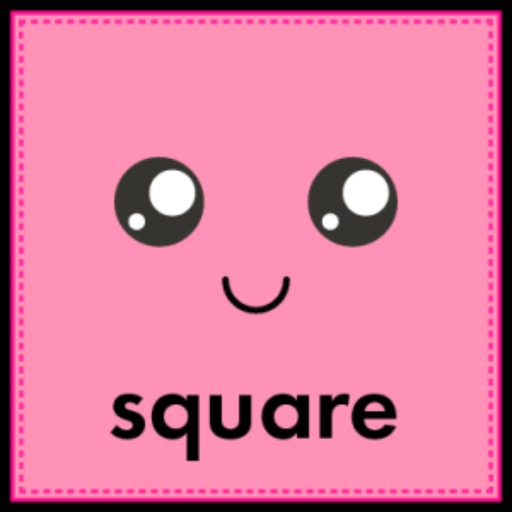
#> input picture lab3/img.jpg, 512 x 512 px
$ jupyter execute lab4.ipynb
#> lines starting #> are read from the running program, lines starting #| are printed output that depends on the picture
[cell 1]
from PIL import Image
import random
import numpy as np
import matplotlib.pyplot as plt
from time import perf_counter

from scipy.linalg import svd

from sklearn.utils.extmath import randomized_svd


class Node:
    def __init__(self, rank=None, side=None, sMin=None, tMin=None, U=None, V=None, D=None):
        self.next: list[Node] = []

        self.sMin: int = sMin
        self.tMin: int = tMin
        self.side: int = side

        self.rank: int = rank
        self.U: np.ndarray[float] = U
        self.D: np.ndarray[float] = D
        self.V: np.ndarray[float] = V


def CompressMatrix(
    A: np.ndarray[float],
    U: np.ndarray[float],
    D: np.ndarray[float],
    V: np.ndarray[float],
    r: int,
    sMin: int,
    tMin: int,
):
    if np.allclose(A, np.zeros(A.shape)):
        return Node(rank=0, side=A.shape[0], sMin=sMin, tMin=tMin)

    return Node(
        rank=r,
        side=A.shape[0],
        sMin=sMin,
        tMin=tMin,
        U=U[:, :r],
        D=D[:r],
        V=V[:r, :],
    )


def CreateTree(A: np.ndarray[float], r: int, eps: float, sMin: int = 0, tMin: int = 0):
    n = A.shape[0]
    U, D, V = randomized_svd(A, r + 1)
    if len(D) <= r or D[r] < eps:
        v = CompressMatrix(A, U, D, V, len(D), sMin, tMin)
    else:
        v = Node(rank=None, side=n, sMin=sMin, tMin=tMin)
        v.next.append(CreateTree(A[: n // 2, : n // 2], r, eps, sMin, tMin))
        v.next.append(CreateTree(A[n // 2 :, : n // 2], r, eps, sMin + n // 2, tMin))
        v.next.append(CreateTree(A[: n // 2, n // 2 :], r, eps, sMin, tMin + n // 2))
        v.next.append(CreateTree(A[n // 2 :, n // 2 :], r, eps, sMin + n // 2, tMin + n // 2))
    return v


# [88 lines left out: functions DrawTree, Decompress, not called in this run]
def read_image_from_path(path):
#> called with path = 'img.jpg'
    image = Image.open(path)
#> image is the input picture: PIL image 512x512 RGB; mean R, G, B 219.9, 122.5, 157.8
    image = image.convert('RGB')


    return np.asarray(image) / 255.0

def merge_RGB(red, green, blue):
    return np.stack((red, green, blue), axis=-1)

[cell 2]
original_image = read_image_from_path('img.jpg')

red_channel, green_channel, blue_channel = original_image[:, :, 0],original_image[:, :, 1], original_image[:, :, 2]
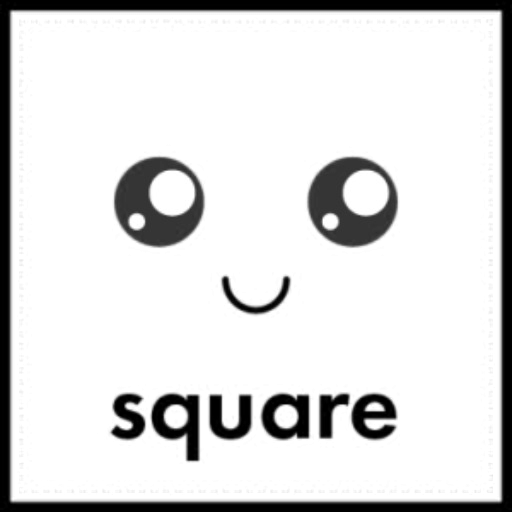
#> red_channel: shape (512, 512) float64; min 0, max 1, mean 0.862
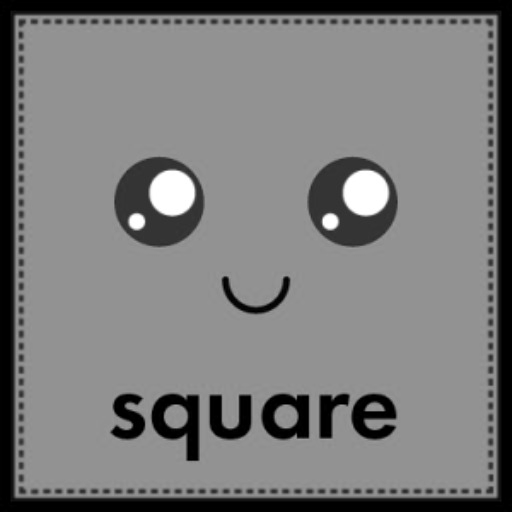
#> green_channel: shape (512, 512) float64; min 0, max 1, mean 0.48
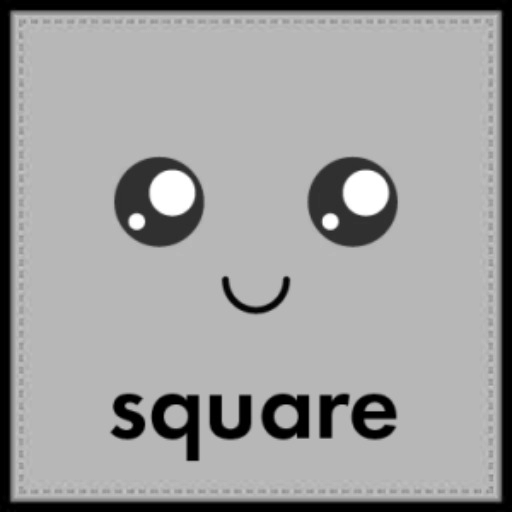
#> blue_channel: shape (512, 512) float64; min 0, max 1, mean 0.619

plt.figure(figsize=(12, 4))
plt.subplot(1, 4, 1)
plt.imshow(original_image)
plt.title("Original Image")
plt.axis("off")

plt.subplot(1, 4, 2)
plt.imshow(red_channel,cmap='Reds')
plt.title("Red Channel")
plt.axis("off")

plt.subplot(1, 4, 3)
plt.imshow(green_channel,cmap = 'Greens')
plt.title("Green Channel")
plt.axis("off")

plt.subplot(1, 4, 4)
plt.imshow(blue_channel, cmap = 'Blues')
plt.title("Blue Channel")
plt.axis("off")

_, r_Sigma, _ = svd(red_channel)
#> r_Sigma = 512 values, max 462.2 at index 0, min 2.2e-14 at index 511, mean 1.59
_, g_Sigma, _ = svd(green_channel)
#> g_Sigma = 512 values, max 261.2 at index 0, min 2.46e-14 at index 350, mean 0.99
_, b_Sigma, _ = svd(blue_channel)
#> b_Sigma = 512 values, max 331.8 at index 0, min 3.23e-14 at index 314, mean 1.2

plt.figure(figsize=(12, 4))
plt.subplot(1, 3, 1)
plt.title("Red singular values")
plt.plot(range(1, len(r_Sigma) + 1), r_Sigma, color='red')
plt.subplot(1, 3, 2)
plt.title("Green singular values")
plt.plot(range(1, len(g_Sigma) + 1), g_Sigma, color='green')
plt.subplot(1, 3, 3)
plt.title("Blue singular values")
plt.plot(range(1, len(b_Sigma) + 1), b_Sigma, color='blue')
plt.show()
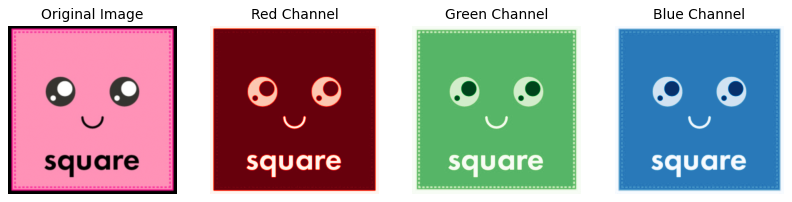
#> figure drawn by matplotlib, 4 panels
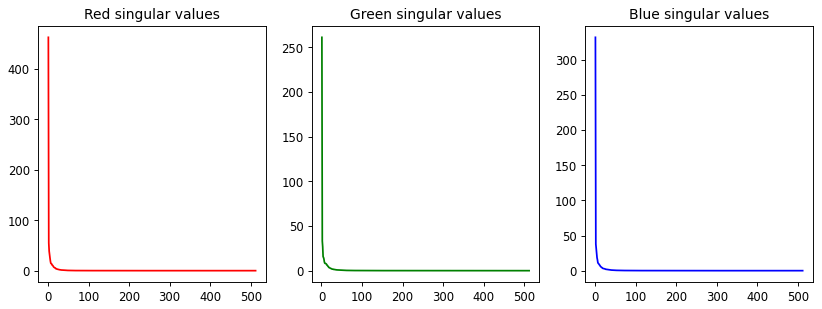
#> figure drawn by matplotlib, 3 panels; panel 1: curve peaks at x = 1, y = 462.2; panel 2: curve peaks at x = 1, y = 261.2; panel 3: curve peaks at x = 1, y = 331.8

for r in (1,4):
  for sig_id in(-1, 1, len(r_Sigma)//2):
    rootr = CreateTree(red_channel, r, r_Sigma[sig_id])
    orgr = Decompress(rootr)
    DrawTree(rootr, r, sig_id, 'red')

    rootg = CreateTree(green_channel, r, g_Sigma[sig_id])
    orgg = Decompress(rootg)
    DrawTree(rootg, r, sig_id, 'green')

    rootb = CreateTree(blue_channel, r, b_Sigma[sig_id])
    orgb = Decompress(rootb)
    DrawTree(rootb, r, sig_id, 'blue')

    fig, axes = plt.subplots(2, 3, figsize=(12, 8))

    axes[0, 0].imshow(orgr, cmap='Reds')
    axes[0, 0].set_title("Decompressed red channel")
    axes[0, 0].axis("off")

    axes[0, 1].imshow(orgg, cmap='Greens')
    axes[0, 1].set_title("Decompressed green channel")
    axes[0, 1].axis("off")

    axes[0, 2].imshow(orgb, cmap='Blues')
    axes[0, 2].set_title("Decompressed blue channel")
    axes[0, 2].axis("off")

    rgimg = merge_RGB(orgr, orgg, orgb)
    axes[1, 1].imshow(rgimg)
    axes[1, 1].set_title("Decompressed and merged channels")
    axes[1, 1].axis("off")

    axes[1, 0].axis("off")
    axes[1, 2].axis("off")

    plt.tight_layout()
    plt.show()
